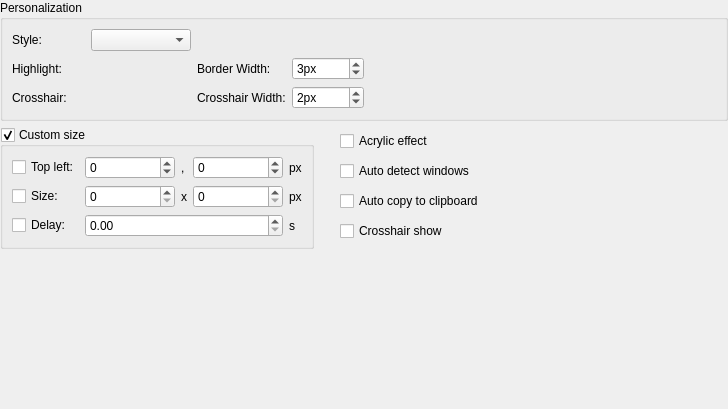
<?xml version="1.0" encoding="UTF-8"?>
<ui version="4.0">
 <class>Interface</class>
 <widget class="QWidget" name="Interface">
  <property name="geometry">
   <rect>
    <x>0</x>
    <y>0</y>
    <width>728</width>
    <height>409</height>
   </rect>
  </property>
  <property name="windowTitle">
   <string>Form</string>
  </property>
  <layout class="QVBoxLayout" name="verticalLayout_2">
   <property name="leftMargin">
    <number>0</number>
   </property>
   <property name="topMargin">
    <number>0</number>
   </property>
   <property name="rightMargin">
    <number>0</number>
   </property>
   <property name="bottomMargin">
    <number>0</number>
   </property>
   <item>
    <widget class="QGroupBox" name="groupBox">
     <property name="title">
      <string>Personalization</string>
     </property>
     <layout class="QHBoxLayout" name="horizontalLayout">
      <item>
       <widget class="QWidget" name="widget" native="true">
        <layout class="QGridLayout" name="gridLayout" columnstretch="1,4,1,1">
         <property name="leftMargin">
          <number>0</number>
         </property>
         <property name="topMargin">
          <number>0</number>
         </property>
         <property name="rightMargin">
          <number>0</number>
         </property>
         <property name="bottomMargin">
          <number>0</number>
         </property>
         <item row="1" column="2">
          <widget class="QLabel" name="label_3">
           <property name="text">
            <string>Border Width:</string>
           </property>
           <property name="alignment">
            <set>Qt::AlignLeading|Qt::AlignLeft|Qt::AlignVCenter</set>
           </property>
          </widget>
         </item>
         <item row="1" column="3">
          <widget class="QSpinBox" name="sbBorderWidth">
           <property name="toolTip">
            <string/>
           </property>
           <property name="wrapping">
            <bool>false</bool>
           </property>
           <property name="suffix">
            <string notr="true">px</string>
           </property>
           <property name="prefix">
            <string/>
           </property>
           <property name="minimum">
            <number>1</number>
           </property>
           <property name="maximum">
            <number>1000</number>
           </property>
           <property name="value">
            <number>3</number>
           </property>
          </widget>
         </item>
         <item row="2" column="3">
          <widget class="QSpinBox" name="sbCrosshairWidth">
           <property name="suffix">
            <string notr="true">px</string>
           </property>
           <property name="minimum">
            <number>1</number>
           </property>
           <property name="maximum">
            <number>1000</number>
           </property>
           <property name="value">
            <number>2</number>
           </property>
          </widget>
         </item>
         <item row="0" column="1">
          <widget class="QComboBox" name="cbbStyle">
           <property name="sizePolicy">
            <sizepolicy hsizetype="Preferred" vsizetype="Fixed">
             <horstretch>0</horstretch>
             <verstretch>0</verstretch>
            </sizepolicy>
           </property>
           <property name="maximumSize">
            <size>
             <width>100</width>
             <height>16777215</height>
            </size>
           </property>
          </widget>
         </item>
         <item row="2" column="0">
          <widget class="QLabel" name="label_6">
           <property name="text">
            <string>Crosshair:</string>
           </property>
          </widget>
         </item>
         <item row="2" column="2">
          <widget class="QLabel" name="label_4">
           <property name="text">
            <string>Crosshair Width:</string>
           </property>
           <property name="alignment">
            <set>Qt::AlignLeading|Qt::AlignLeft|Qt::AlignVCenter</set>
           </property>
          </widget>
         </item>
         <item row="0" column="0">
          <widget class="QLabel" name="label">
           <property name="text">
            <string>Style:</string>
           </property>
          </widget>
         </item>
         <item row="1" column="0">
          <widget class="QLabel" name="label_2">
           <property name="text">
            <string>Highlight:</string>
           </property>
          </widget>
         </item>
         <item row="1" column="1">
          <widget class="ColorPicker" name="cpHighlight" native="true">
           <property name="sizePolicy">
            <sizepolicy hsizetype="Preferred" vsizetype="Preferred">
             <horstretch>0</horstretch>
             <verstretch>0</verstretch>
            </sizepolicy>
           </property>
          </widget>
         </item>
         <item row="2" column="1">
          <widget class="ColorPicker" name="cpCrosshair" native="true"/>
         </item>
        </layout>
       </widget>
      </item>
      <item>
       <spacer name="horizontalSpacer">
        <property name="orientation">
         <enum>Qt::Horizontal</enum>
        </property>
        <property name="sizeHint" stdset="0">
         <size>
          <width>40</width>
          <height>20</height>
         </size>
        </property>
       </spacer>
      </item>
     </layout>
    </widget>
   </item>
   <item>
    <widget class="QWidget" name="widget_4" native="true">
     <layout class="QHBoxLayout" name="horizontalLayout_3">
      <property name="leftMargin">
       <number>0</number>
      </property>
      <property name="topMargin">
       <number>0</number>
      </property>
      <property name="rightMargin">
       <number>0</number>
      </property>
      <property name="bottomMargin">
       <number>0</number>
      </property>
      <item>
       <widget class="QGroupBox" name="gbCustomSizeEnable">
        <property name="title">
         <string>Custom size</string>
        </property>
        <property name="checkable">
         <bool>true</bool>
        </property>
        <layout class="QHBoxLayout" name="horizontalLayout_2">
         <item>
          <widget class="QWidget" name="widget_3" native="true">
           <layout class="QGridLayout" name="gridLayout_2">
            <property name="leftMargin">
             <number>0</number>
            </property>
            <property name="topMargin">
             <number>0</number>
            </property>
            <property name="rightMargin">
             <number>0</number>
            </property>
            <property name="bottomMargin">
             <number>0</number>
            </property>
            <item row="2" column="1" colspan="3">
             <widget class="QDoubleSpinBox" name="dsbDelay">
              <property name="suffix">
               <string/>
              </property>
              <property name="decimals">
               <number>2</number>
              </property>
              <property name="maximum">
               <double>10000.000000000000000</double>
              </property>
             </widget>
            </item>
            <item row="0" column="2">
             <widget class="QLabel" name="label_5">
              <property name="sizePolicy">
               <sizepolicy hsizetype="Fixed" vsizetype="Preferred">
                <horstretch>0</horstretch>
                <verstretch>0</verstretch>
               </sizepolicy>
              </property>
              <property name="text">
               <string>,</string>
              </property>
             </widget>
            </item>
            <item row="0" column="3">
             <widget class="QSpinBox" name="sbTop">
              <property name="minimumSize">
               <size>
                <width>90</width>
                <height>0</height>
               </size>
              </property>
              <property name="minimum">
               <number>-10000</number>
              </property>
              <property name="maximum">
               <number>10000</number>
              </property>
              <property name="singleStep">
               <number>100</number>
              </property>
             </widget>
            </item>
            <item row="0" column="0">
             <widget class="QCheckBox" name="cbTopLeft">
              <property name="text">
               <string>Top left:</string>
              </property>
             </widget>
            </item>
            <item row="1" column="0">
             <widget class="QCheckBox" name="cbSize">
              <property name="text">
               <string>Size:</string>
              </property>
             </widget>
            </item>
            <item row="2" column="0">
             <widget class="QCheckBox" name="cbDelay">
              <property name="text">
               <string>Delay:</string>
              </property>
             </widget>
            </item>
            <item row="0" column="1">
             <widget class="QSpinBox" name="sbLeft">
              <property name="sizePolicy">
               <sizepolicy hsizetype="Fixed" vsizetype="Fixed">
                <horstretch>0</horstretch>
                <verstretch>0</verstretch>
               </sizepolicy>
              </property>
              <property name="minimumSize">
               <size>
                <width>90</width>
                <height>0</height>
               </size>
              </property>
              <property name="minimum">
               <number>-10000</number>
              </property>
              <property name="maximum">
               <number>10000</number>
              </property>
              <property name="singleStep">
               <number>100</number>
              </property>
             </widget>
            </item>
            <item row="1" column="1">
             <widget class="QSpinBox" name="sbWidth">
              <property name="maximum">
               <number>10000</number>
              </property>
              <property name="singleStep">
               <number>100</number>
              </property>
             </widget>
            </item>
            <item row="1" column="2">
             <widget class="QLabel" name="label_7">
              <property name="sizePolicy">
               <sizepolicy hsizetype="Fixed" vsizetype="Preferred">
                <horstretch>0</horstretch>
                <verstretch>0</verstretch>
               </sizepolicy>
              </property>
              <property name="text">
               <string>x</string>
              </property>
             </widget>
            </item>
            <item row="1" column="3">
             <widget class="QSpinBox" name="sbHeight">
              <property name="maximum">
               <number>10000</number>
              </property>
              <property name="singleStep">
               <number>100</number>
              </property>
             </widget>
            </item>
            <item row="2" column="4">
             <widget class="QLabel" name="label_8">
              <property name="text">
               <string>s</string>
              </property>
             </widget>
            </item>
            <item row="0" column="4">
             <widget class="QLabel" name="label_9">
              <property name="text">
               <string>px</string>
              </property>
             </widget>
            </item>
            <item row="1" column="4">
             <widget class="QLabel" name="label_10">
              <property name="text">
               <string>px</string>
              </property>
             </widget>
            </item>
           </layout>
          </widget>
         </item>
        </layout>
       </widget>
      </item>
      <item>
       <spacer name="horizontalSpacer_2">
        <property name="orientation">
         <enum>Qt::Horizontal</enum>
        </property>
        <property name="sizeType">
         <enum>QSizePolicy::Fixed</enum>
        </property>
        <property name="sizeHint" stdset="0">
         <size>
          <width>20</width>
          <height>18</height>
         </size>
        </property>
       </spacer>
      </item>
      <item>
       <widget class="QWidget" name="widget_2" native="true">
        <layout class="QVBoxLayout" name="verticalLayout">
         <property name="leftMargin">
          <number>0</number>
         </property>
         <property name="topMargin">
          <number>0</number>
         </property>
         <property name="rightMargin">
          <number>0</number>
         </property>
         <property name="bottomMargin">
          <number>0</number>
         </property>
         <item>
          <widget class="QCheckBox" name="cbAcrylicEffect">
           <property name="text">
            <string>Acrylic effect</string>
           </property>
          </widget>
         </item>
         <item>
          <widget class="QCheckBox" name="cbAutoDetectWindows">
           <property name="text">
            <string>Auto detect windows</string>
           </property>
          </widget>
         </item>
         <item>
          <widget class="QCheckBox" name="cbAutoCopyToClipboard">
           <property name="text">
            <string>Auto copy to clipboard</string>
           </property>
          </widget>
         </item>
         <item>
          <widget class="QCheckBox" name="cbCrosshairShow">
           <property name="text">
            <string>Crosshair show</string>
           </property>
          </widget>
         </item>
        </layout>
       </widget>
      </item>
      <item>
       <spacer name="horizontalSpacer_3">
        <property name="orientation">
         <enum>Qt::Horizontal</enum>
        </property>
        <property name="sizeHint" stdset="0">
         <size>
          <width>389</width>
          <height>18</height>
         </size>
        </property>
       </spacer>
      </item>
     </layout>
    </widget>
   </item>
   <item>
    <spacer name="verticalSpacer">
     <property name="orientation">
      <enum>Qt::Vertical</enum>
     </property>
     <property name="sizeHint" stdset="0">
      <size>
       <width>17</width>
       <height>526</height>
      </size>
     </property>
    </spacer>
   </item>
  </layout>
 </widget>
 <customwidgets>
  <customwidget>
   <class>ColorPicker</class>
   <extends>QWidget</extends>
   <header>colorpicker.h</header>
   <container>1</container>
  </customwidget>
 </customwidgets>
 <resources/>
 <connections/>
</ui>
